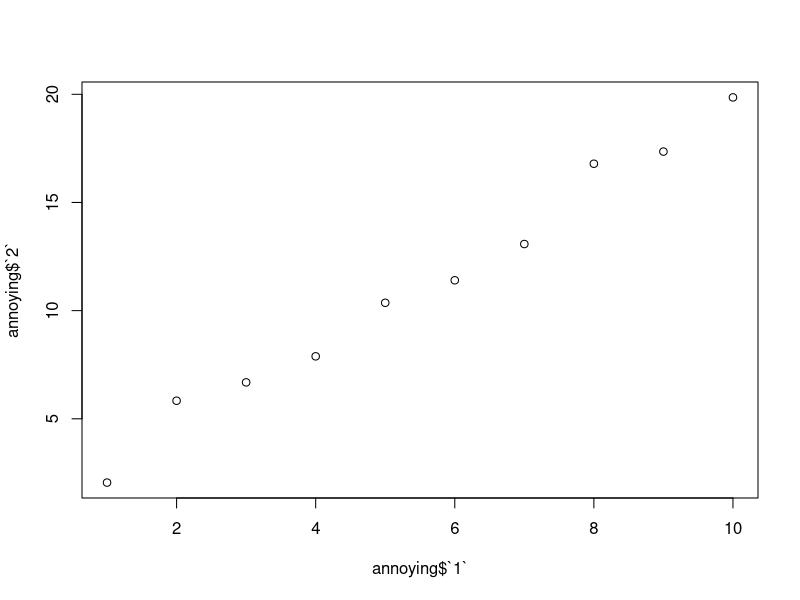
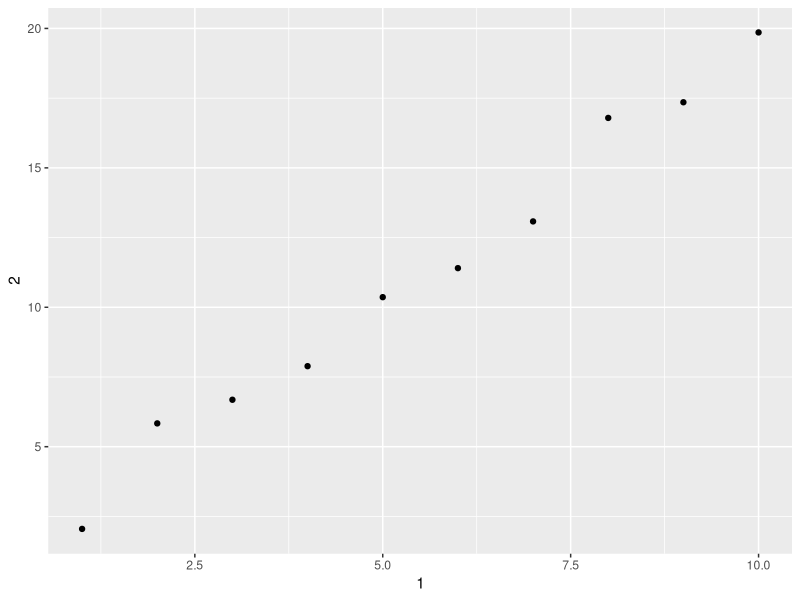

The R script that drew these images, in order:
## ---- chunk 1
library(tidyverse)

## ---- chunk 2
df <- data.frame(abc = 1, xyz = "a")
df$x
df[, "xyz"]
df[, c("abc", "xyz")]

df2<-tibble(abc = 1, xyz = "a")
df2$x 
df2[, "xyz"]
df2[, c("abc", "xyz")]
## ---- chunk 3
annoying <- tibble(
  `1` = 1:10,
  `2` = `1` * 2 + rnorm(length(`1`))
)

# 1
annoying$`1`

#2
plot(annoying$`1`, annoying$`2`)
ggplot(annoying, aes(x=`1`, y=`2`))+geom_point()

#3
annoying2<-mutate(annoying, 
                  `3`=`1`/`2`)

annoying3<-rename(annoying2,
    three=`3`, one=`1`, two=`2`)

## ---- chunk 4
tibble::enframe(c(a = 5, b = 4))
tibble::enframe(c(a = 5, b = c(4,7)))
tibble::enframe(list(one = 1, two = 2:3, three = 4:6))

